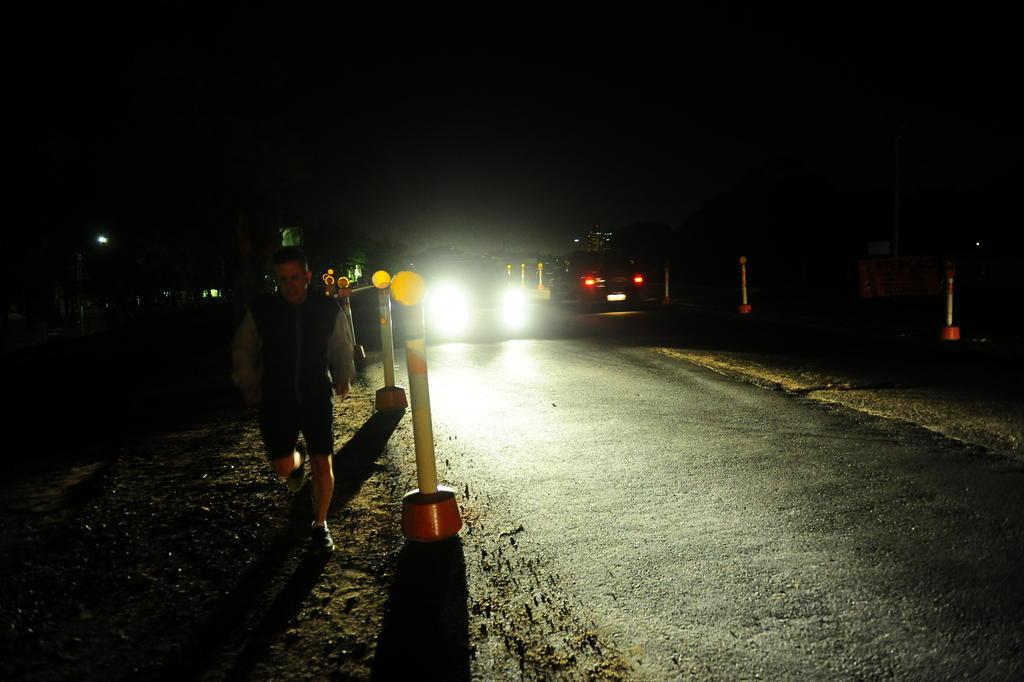
//> input picture PDI/8/13811541.jpg, 1024 x 682 px
$ ./homo 13811541.jpg   (built with g++ and OpenCV 4)
//> lines starting //> are read from the running program, lines starting //| are printed output that depends on the picture
#include <iostream>
#include <opencv2/opencv.hpp>
#include <opencv2/imgproc/imgproc.hpp>

using namespace cv;
using namespace std;

void deslocaDFT(Mat& image ){
  Mat tmp, A, B, C, D;
  image = image(Rect(0, 0, image.cols & -2, image.rows & -2));
  int cx = image.cols/2;
  int cy = image.rows/2;
  A = image(Rect(0, 0, cx, cy));
  B = image(Rect(cx, 0, cx, cy));
  C = image(Rect(0, cy, cx, cy));
  D = image(Rect(cx, cy, cx, cy));
  A.copyTo(tmp);  D.copyTo(A);  tmp.copyTo(D);
  C.copyTo(tmp);  B.copyTo(C);  tmp.copyTo(B);
}

int gammaL_slider = 2, gammaH_slider = 20, sharpC_slider = 1, cutoff_slider = 5;
const int gammaL_max = 10, gammaH_max = 50, sharpC_max = 100, cutoff_max = 200;
int gammaL, gammaH, sharpC, cutoff;
Mat im, imFiltered,padded;
int dft_M, dft_N;

Mat homomorphicFilter(double gl, double gh, double c, double d0){
  Mat filter = Mat(padded.size(), CV_32FC2, Scalar(0));
  Mat tmp = Mat(dft_M, dft_N, CV_32F);

  for(int i=0; i<dft_M; i++){
    for(int j=0; j<dft_N; j++){
      tmp.at<float> (i,j) = (gh - gl)*(1 - exp(-c*(( (i-dft_M/2)*(i-dft_M/2) + (j-dft_N/2)*(j-dft_N/2) ) / (d0*d0) ))) + gl;
    }
  }

  Mat comps[]= {tmp,tmp};
  imshow("Filter", tmp);
  merge(comps, 2, filter);
 // normalize(filter,filter,0,1,CV_MINMAX);
  return filter;
}

void applyFilter(void){
  vector<Mat> planos; planos.clear();
  Mat zeros = Mat_<float>::zeros(padded.size());
  Mat realInput = Mat_<float>(padded);
  Mat complex;
  realInput += Scalar::all(1);
  log(realInput,realInput);
  //normalize(realInput, realInput, 0, 1, CV_MINMAX);
  //imshow("logimage",realInput);
  planos.push_back(realInput);
  planos.push_back(zeros);
  merge(planos, complex);

  dft(complex, complex);
  deslocaDFT(complex);
  resize(complex,complex,padded.size());
  normalize(complex,complex,0,1,CV_MINMAX);

  Mat filter = homomorphicFilter(gammaL,gammaH,sharpC,cutoff);

  mulSpectrums(complex,filter,complex,0);
  deslocaDFT(complex);
  idft(complex, complex);
  //normalize(complex, complex, 0, 1, CV_MINMAX);

  planos.clear();
  split(complex, planos);
  exp(planos[0],planos[0]);
  //planos[0] -= Scalar::all(1);
  normalize(planos[0], planos[0], 0, 1, CV_MINMAX);
  imFiltered = planos[0].clone();
}


void on_trackbar(int, void*){
  gammaL = (double) gammaL_slider/10;
  gammaH = (double) gammaH_slider/10;
  sharpC = (double) sharpC_slider;
  cutoff = (double) cutoff_slider;
  applyFilter();
  imshow("Homomorphic",imFiltered);
}


int main(int argc, char* argv[]){
  im = imread(argv[1],CV_LOAD_IMAGE_GRAYSCALE);
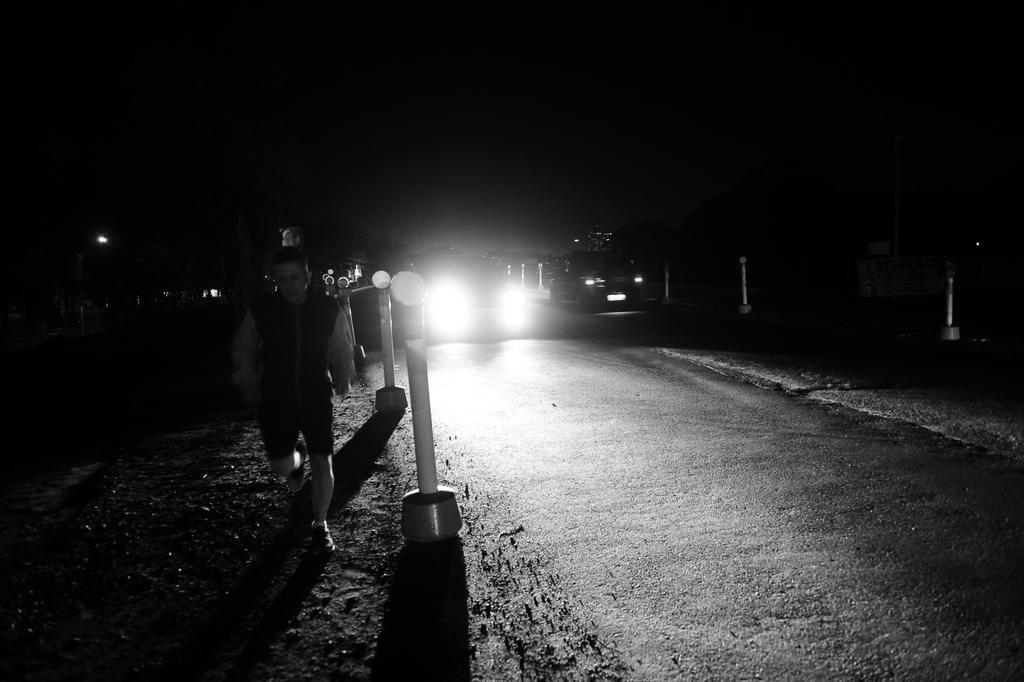
//> im: 682 rows x 1024 cols, CV_8UC1; min 0, max 255, mean 42.3
  namedWindow("Homomorphic", WINDOW_NORMAL);
  namedWindow("original",WINDOW_NORMAL);
  namedWindow("Filter",WINDOW_NORMAL);
  imshow("original",im);
  if(!im.data){
    cout<<"Nao abriu a imagem!\n";
    return -1;
  }

  dft_M = getOptimalDFTSize(im.rows);
//> dft_M = 720
  dft_N = getOptimalDFTSize(im.cols);
//> dft_N = 1024
  copyMakeBorder(im, padded, 0, dft_M - im.rows, 0, dft_N - im.cols, BORDER_CONSTANT, Scalar::all(0));
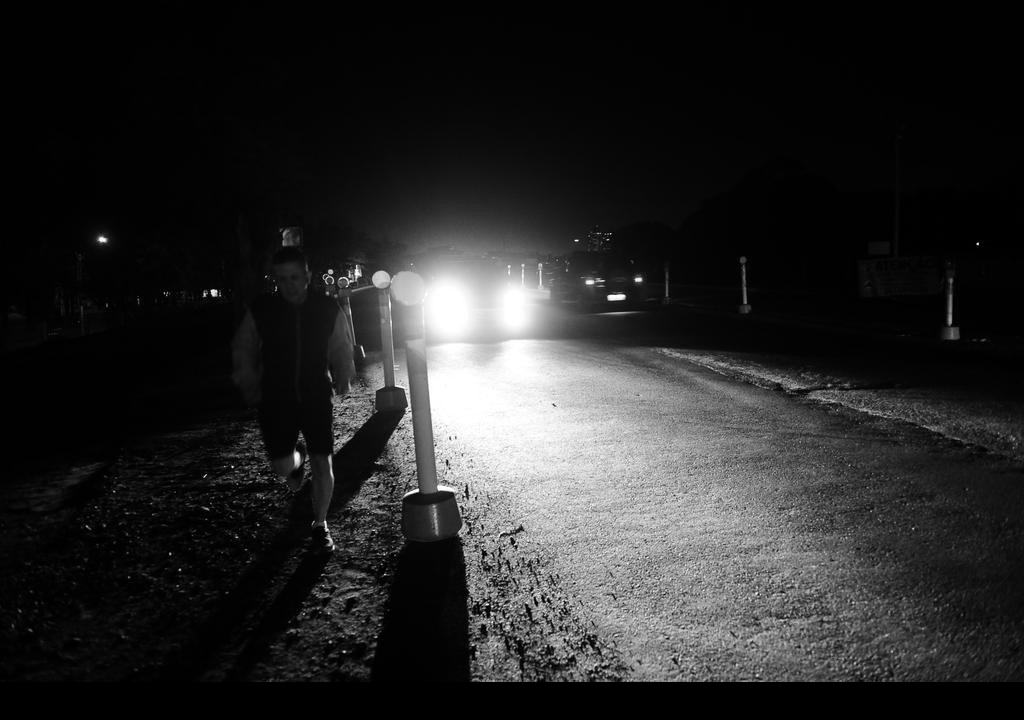
//> padded: 720 rows x 1024 cols, CV_8UC1; min 0, max 255, mean 40.1
  imFiltered = padded.clone();
  cout<<"original: "<<im.rows<<'x'<<im.cols<<endl;
//| original: 682x1024
  cout<<"padded: "<<padded.rows<<'x'<<padded.cols<<endl;
//| padded: 720x1024

  char TrackbarName[50];

  sprintf( TrackbarName, "Gamma L x %d", gammaL_max );
  createTrackbar( TrackbarName, "Homomorphic", &gammaL_slider, gammaL_max, on_trackbar);

  sprintf( TrackbarName, "Gamma H x %d", gammaH_max );
  createTrackbar( TrackbarName, "Homomorphic", &gammaH_slider, gammaH_max, on_trackbar);

  sprintf( TrackbarName, "C x %d", sharpC_max );
  createTrackbar( TrackbarName, "Homomorphic", &sharpC_slider, sharpC_max, on_trackbar);

  sprintf( TrackbarName, "Cutoff Frequency x %d", cutoff_max );
  createTrackbar( TrackbarName, "Homomorphic", &cutoff_slider, cutoff_max, on_trackbar);
  //on_trackbar(0,0);
  waitKey(0);
//> in applyFilter, `planos.push_back(realInput);`:
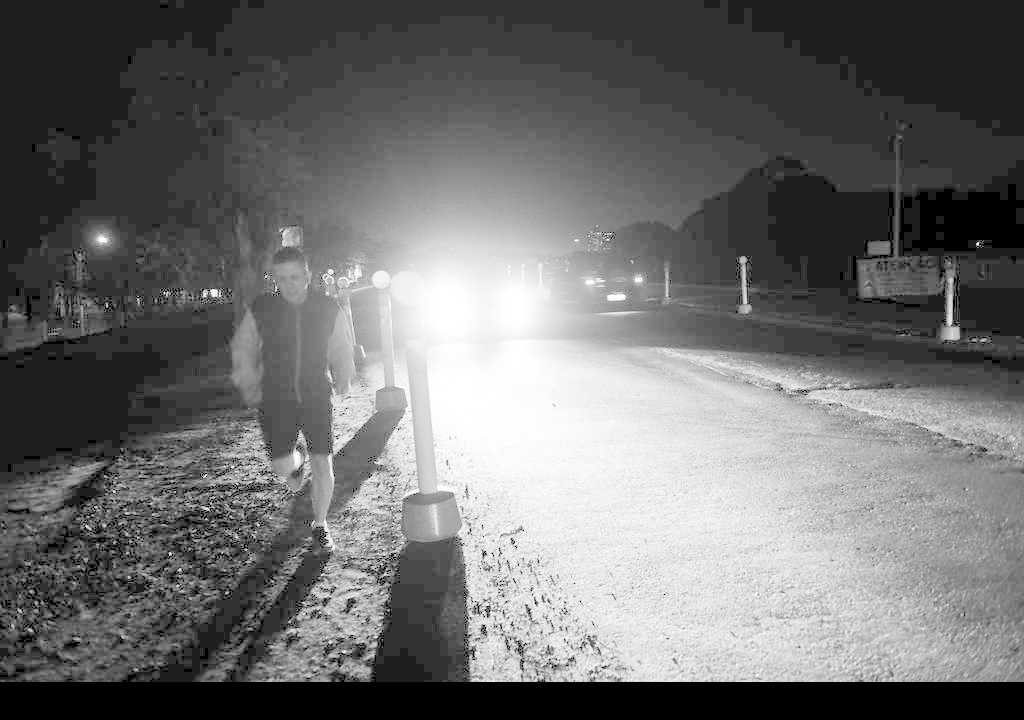
//> planos[0]: 720 rows x 1024 cols, CV_32FC1; min 0, max 5.55, mean 2.42; drawn with min black and max white
//> in applyFilter, `planos.push_back(zeros);`: planos[1]: 720 rows x 1024 cols, CV_32FC1; every value is 0
//> in applyFilter, `split(complex, planos);`:
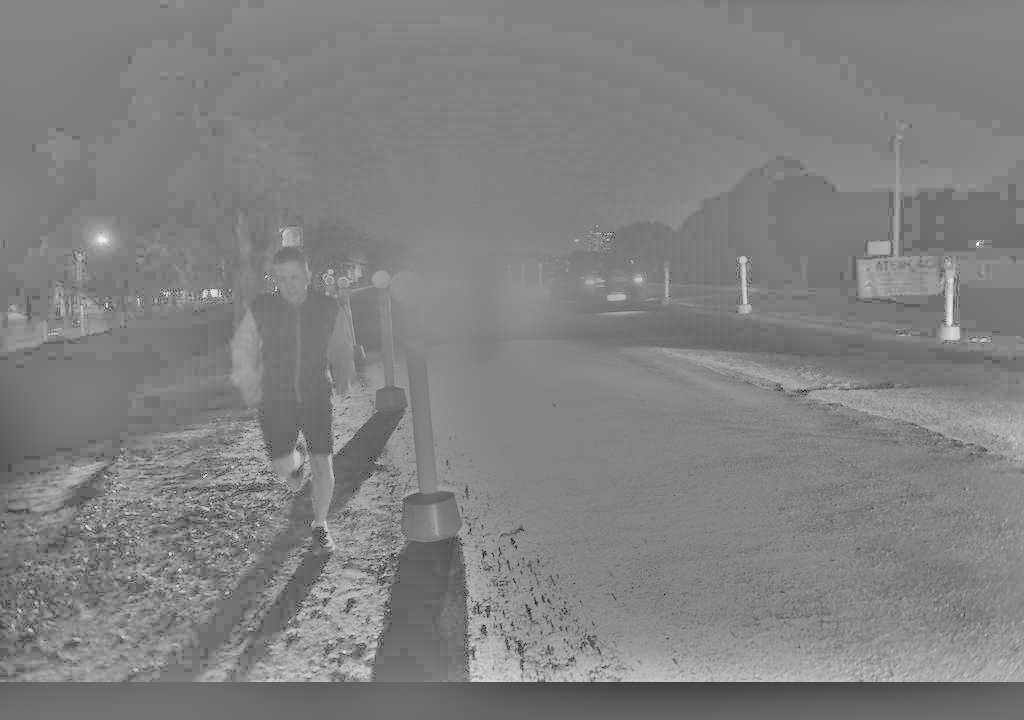
//> planos[0]: 720 rows x 1024 cols, CV_32FC1; min -3.32, max 3.21, mean -1.99e-09; drawn with min black and max white
//> in applyFilter, `normalize(planos[0], planos[0], 0, 1, CV_MINMAX);`:
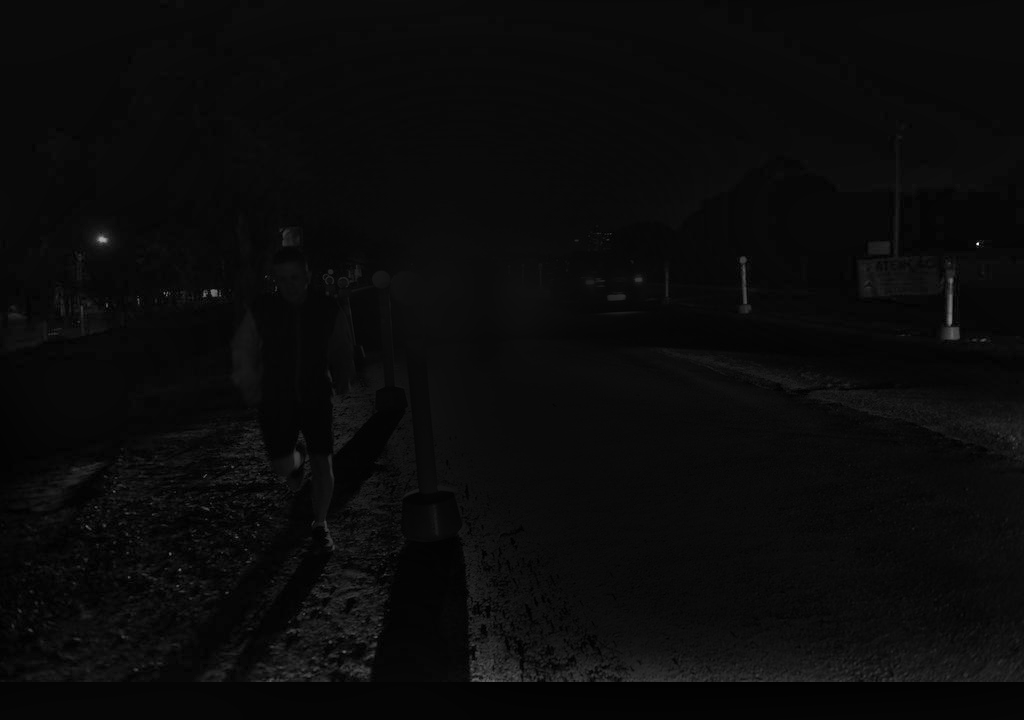
//> planos[0]: 720 rows x 1024 cols, CV_32FC1; min 0, max 1, mean 0.043
  return 0;
}

$ run again, on PDI/8/noite.jpg
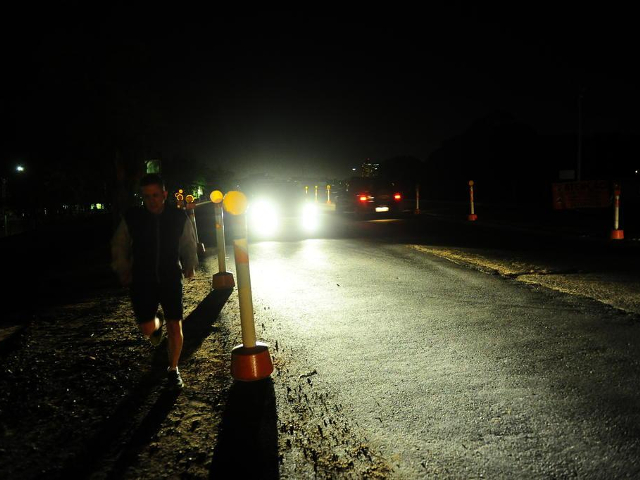
//> input picture PDI/8/noite.jpg, 640 x 480 px
//| original: 480x640
//| padded: 480x640
//> after the loop in homomorphicFilter, `for(int i=0; i<dft_M; i++)`:
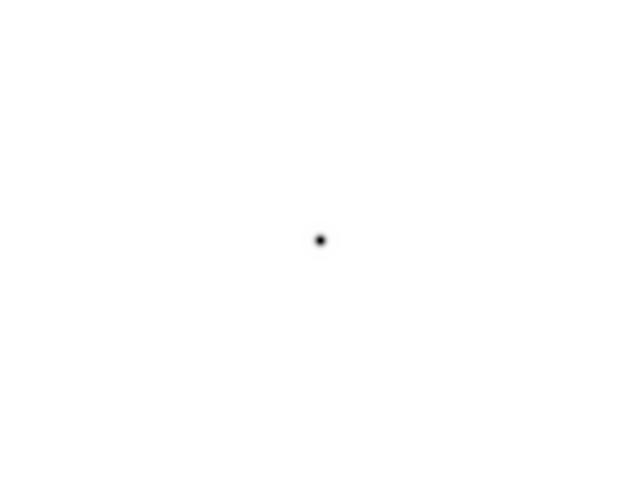
//> tmp: 480 rows x 640 cols, CV_32FC1; min 0, max 2, mean 2; drawn with min black and max white
//> in applyFilter, `normalize(planos[0], planos[0], 0, 1, CV_MINMAX);`:
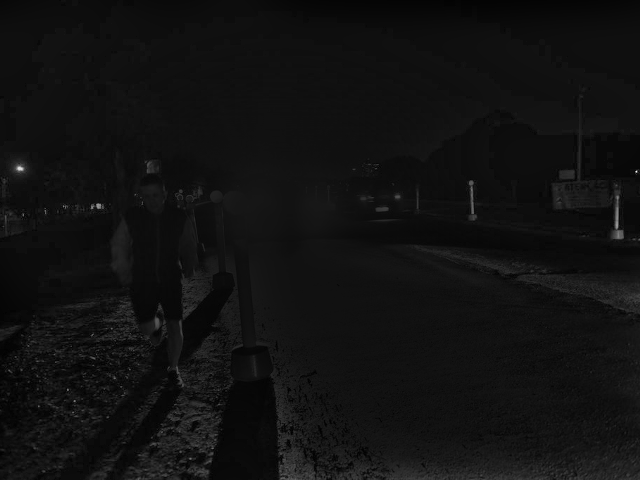
//> planos[0]: 480 rows x 640 cols, CV_32FC1; min 0, max 1, mean 0.0695

$ run again, on PDI/8/aracangax.png
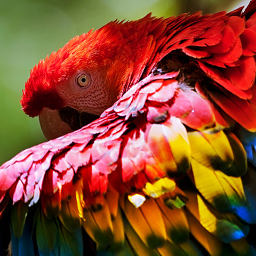
//> input picture PDI/8/aracangax.png, 256 x 256 px
//| original: 256x256
//| padded: 256x256
//> after the loop in homomorphicFilter, `for(int i=0; i<dft_M; i++)`:
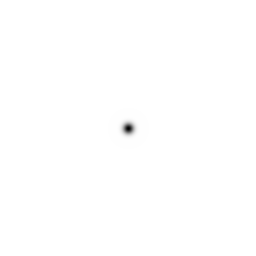
//> tmp: 256 rows x 256 cols, CV_32FC1; min 0, max 2, mean 2; drawn with min black and max white
//> in applyFilter, `normalize(planos[0], planos[0], 0, 1, CV_MINMAX);`:
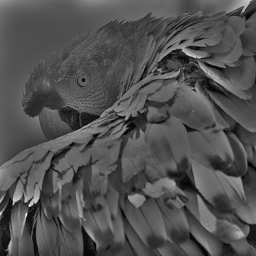
//> planos[0]: 256 rows x 256 cols, CV_32FC1; min 0, max 1, mean 0.322
